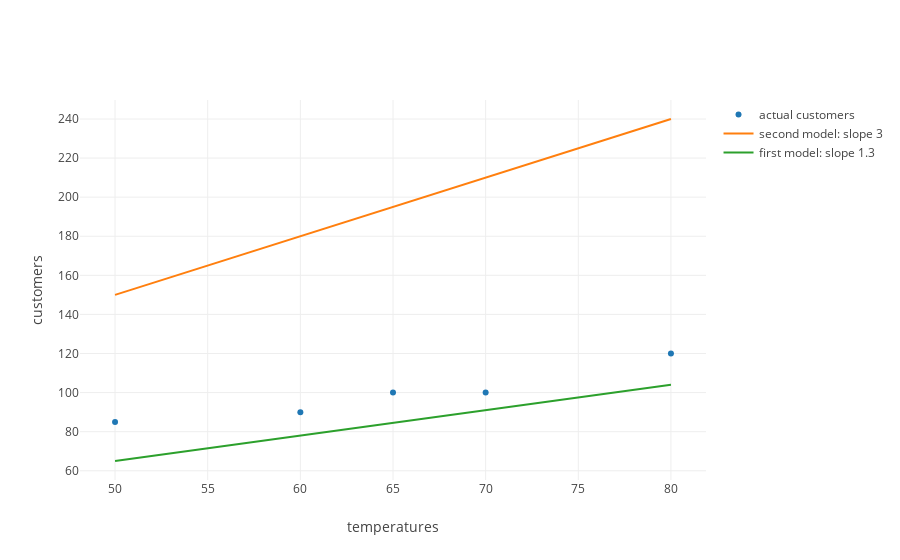

Notebook source saved alongside this figure:
### Markdown cell above
Now let's take a look at that `m` in $y = mx + b$.  This is that number 1.3 in our customers formula.  So $m$ is called a coefficient.  In math, a coefficient just means a number that is multiplied by a variable -- here our independent variable x.  So whatever the value of $x$, we multiply it by our coefficient $m$.

The coefficient determines the slope of the line.  The larger the coefficient, the steeper our line.  Let's see this below where we plot the two linear models:

$$ customers = 1.3*temperature $$

and

$$customers=2∗temperature$$

### Code cell
temperatures = [50, 55, 60, 65, 70, 75, 80]
predictions = list(map(lambda temperature: 1.3*temperature, temperatures))

predictions_trace = trace_values(temperatures, predictions, 'lines', name = 'first model: slope 1.3')

second_model_predictions = list(map(lambda temperature: 3*temperature, temperatures))
second_model_trace = trace_values(temperatures, second_model_predictions, 'lines', name = 'second model: slope 3')
plot([actual_trace, second_model_trace, predictions_trace], layout = layout)

### Figure 1 — Plotly figure (JSON) as saved in the notebook; plotly's stock layout.template omitted (floating-point values rounded to 4 significant figures)
{"data": [{"mode": "markers", "name": "actual customers", "text": [], "type": "scatter", "uid": "f6adf85a-52b2-46dc-ac95-8ac70a3e9285", "x": [80, 65, 50, 70, 60], "y": [120, 100, 85, 100, 90]}, {"mode": "lines", "name": "second model: slope 3", "text": [], "type": "scatter", "uid": "2c08f6b1-38dc-4179-948d-1897e34a9133", "x": [50, 55, 60, 65, 70, 75, 80], "y": [150, 165, 180, 195, 210, 225, 240]}, {"mode": "lines", "name": "first model: slope 1.3", "text": [], "type": "scatter", "uid": "4aa86fb7-777e-4402-80af-89b4383823e9", "x": [50, 55, 60, 65, 70, 75, 80], "y": [65, 71.5, 78, 84.5, 91, 97.5, 104]}], "layout": {"autosize": true, "xaxis": {"autorange": true, "range": [48.13, 81.87], "title": {"text": "temperatures"}, "type": "linear"}, "yaxis": {"autorange": true, "range": [55.28, 249.7], "title": {"text": "customers"}, "type": "linear"}}}
